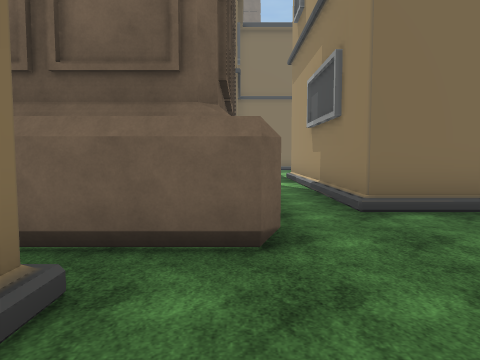
View 1 (above)

24 first-person views from a walk through a Unity game level. The camera is 1.5 m above the floor, tilts 4° down and sees 70° across. The floor is counted in squares, 2 m on a side. Each view is taken from the middle of a square. On the plan, view 1 faces up. The plan holds only what a view shows up to about 11 squares ahead; the rest is blank. The place goes on beyond the plan. Some animated figures are not drawn. Some surface patterns are stand-ins.

View 2
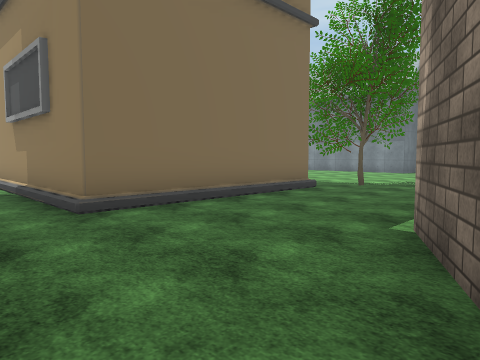

View 3
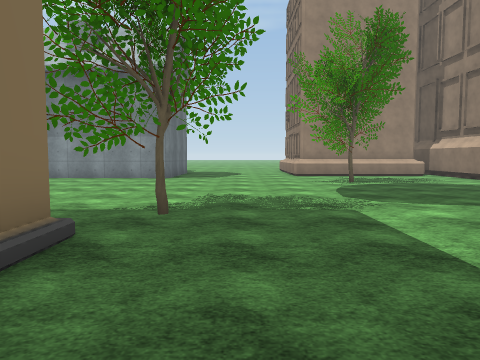

View 4
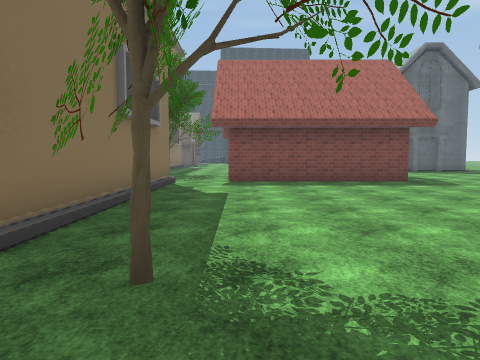

View 5
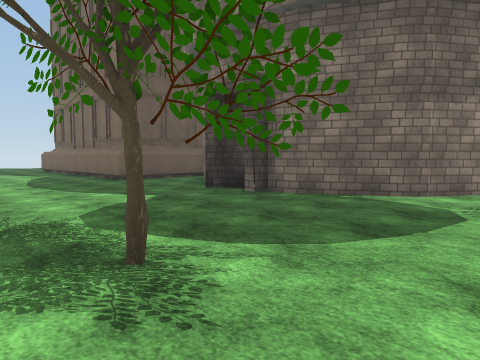

View 6
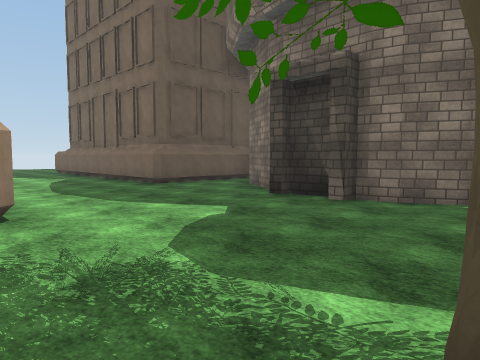

View 7
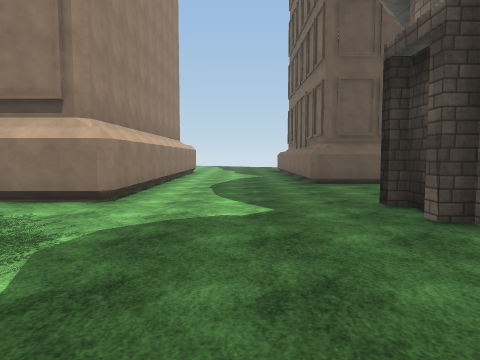

View 8
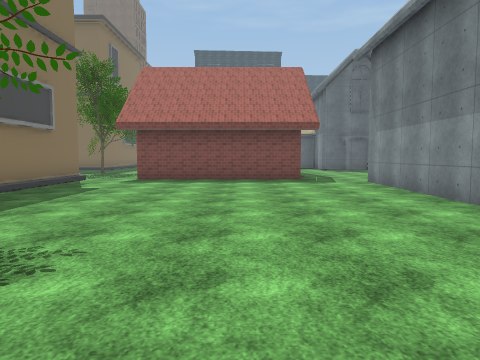

View 9
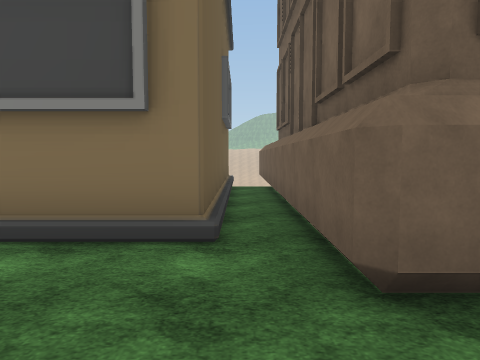

View 10
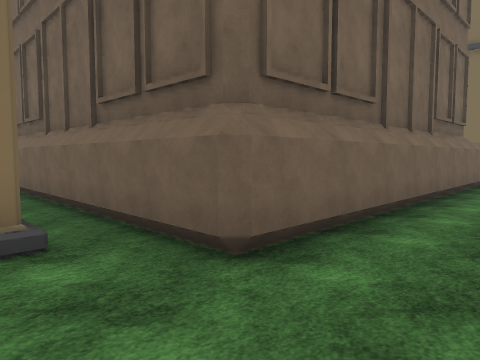

View 11
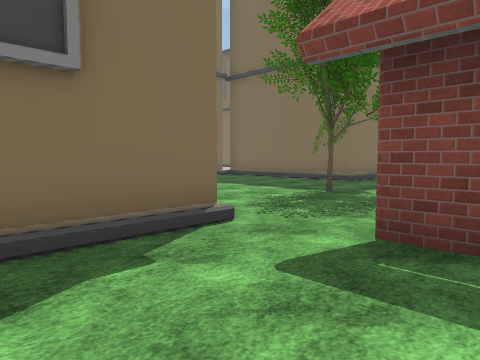

View 12
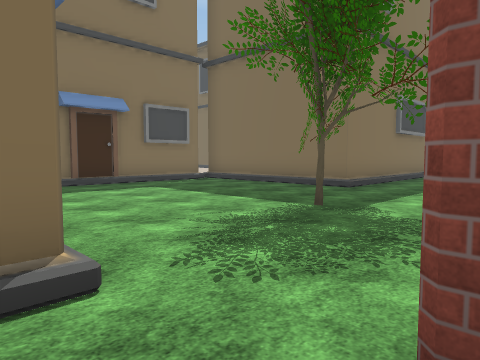

View 13
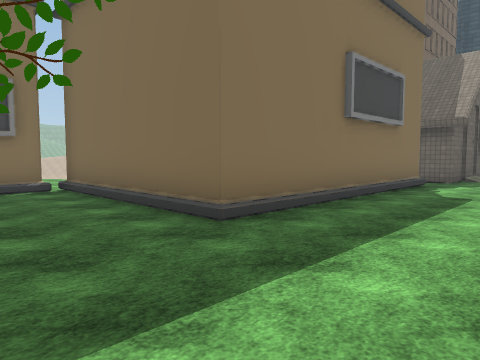

View 14
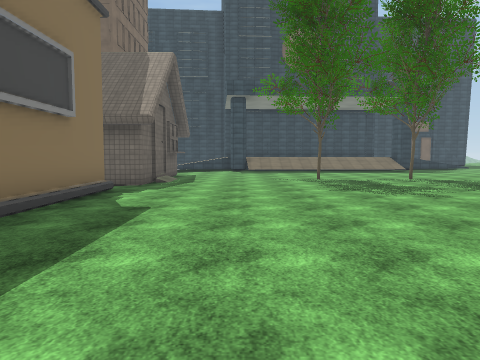

View 15
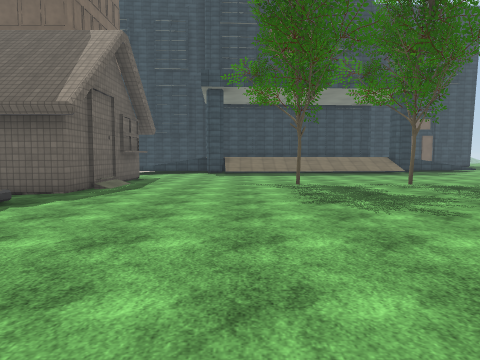

View 16
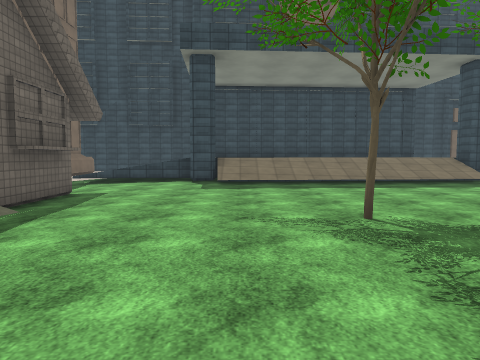

View 17
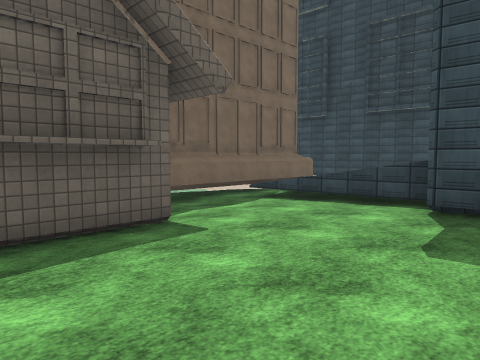

View 18
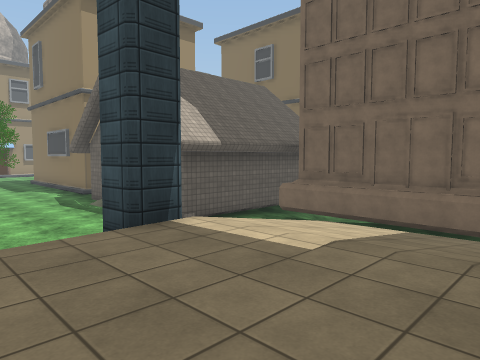

View 19
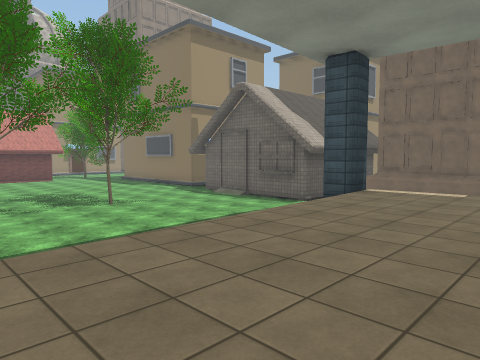

View 20
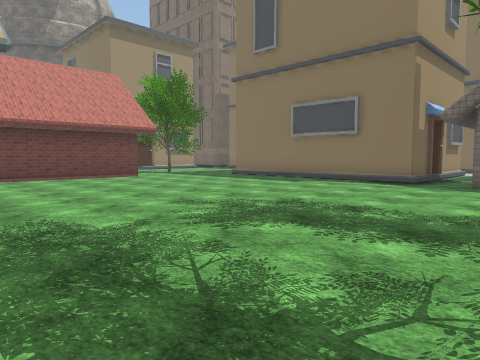

View 21
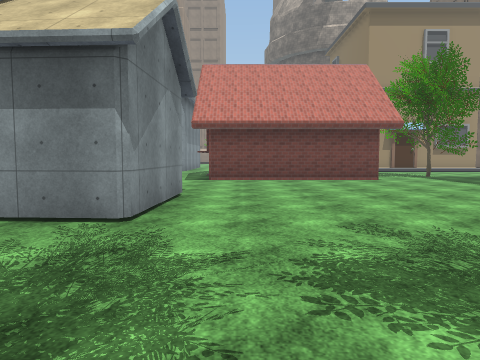

View 22
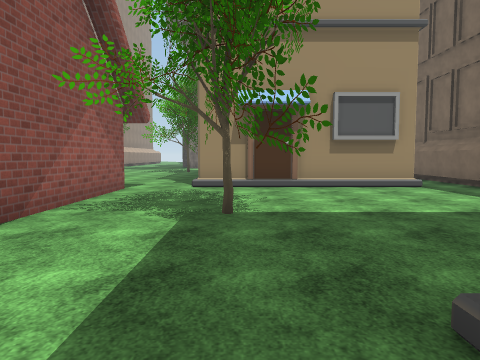

View 23
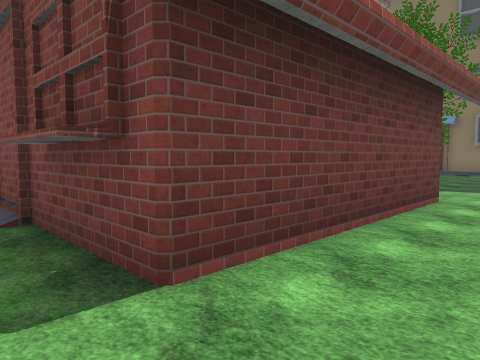

View 24
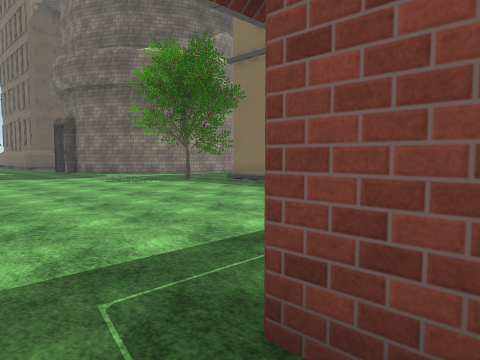

### Floor plan
Key: @ floor where view 1 was taken; # wall or solid block; x gap in a wall; . main floor; - floor 0.25 m lower than the main floor; : floor 0.5 m higher than the main floor; _ floor 0.5 m lower than the main floor; + floor 1 m higher than the main floor; * floor 1.25 m higher than the main floor; % floor 1.5 m higher than the main floor; / step, stairs or slope; = window, fence, low wall or low ledge; B building; T tree.
Columns run from 8 left of view 1 to 15 right of it. Each row starts with its distance up from view 1.
 39           BB== %%%% %%%%
 38           BB/:+*%%%%%%%%
 37           BB/:+*%%%%%%%%
 36           BB=:+*%%%%%%%%
 35           BB_-..#///////
 34           BB_-.../......
 33           B__-..........
 32           ####.........
 31              #..........
 30              #..........
 29              #.....T..T.
 28              #..........
 27            ###..........
 26            #//..........
 25            ###..........
 24              #........##
 23              #........#
 22              #........#
 21              #.........
 20              #.........
 19         ######..........
 18         #...............
 17         #........######.
 16         #....TT..#    #.
 15         #......T.#    #
 14         #........#    #
 13          ........#    #.
 12         B....##..######.
 11         B.######........
 10         B.#    #........
  9         B.#    #........
  8         B.#    #........
  7         B.#    #........
  6         B.#    #........
  5         B.######T.......
  4         B.......T.......
  3 BBBBBBBBB...............
  2 x///////................
  1  #######...##  #........
  0        #@.##   ##....TT.
 -1                 ##....T.
 -2                  #......
 -3                  ##.....
 -4                  ##.....
 -5                 ##....BB
 -6                 #.....BB
 -7                 ......BB
 -8                 BBB...BB

Positions as (right, up) in squares from view 1, and headings:
1: (0, 0), facing up
2: (0, 0), facing up-right
3: (4, 3), facing right
4: (9, 2), facing up
5: (15, 2), facing down-left
6: (15, 0), facing down-left
7: (12, 1), facing down
8: (12, 1), facing up
9: (2, 2), facing left
10: (2, 1), facing up-left
11: (10, 9), facing up-left
12: (9, 11), facing up-left
13: (8, 16), facing up-left
14: (8, 18), facing up
15: (9, 20), facing up
16: (9, 25), facing up
17: (9, 30), facing up-left
18: (10, 39), facing down-left
19: (15, 39), facing down-left
20: (15, 29), facing down-left
21: (13, 28), facing down
22: (6, 20), facing down
23: (15, 19), facing down-left
24: (15, 13), facing down-left
